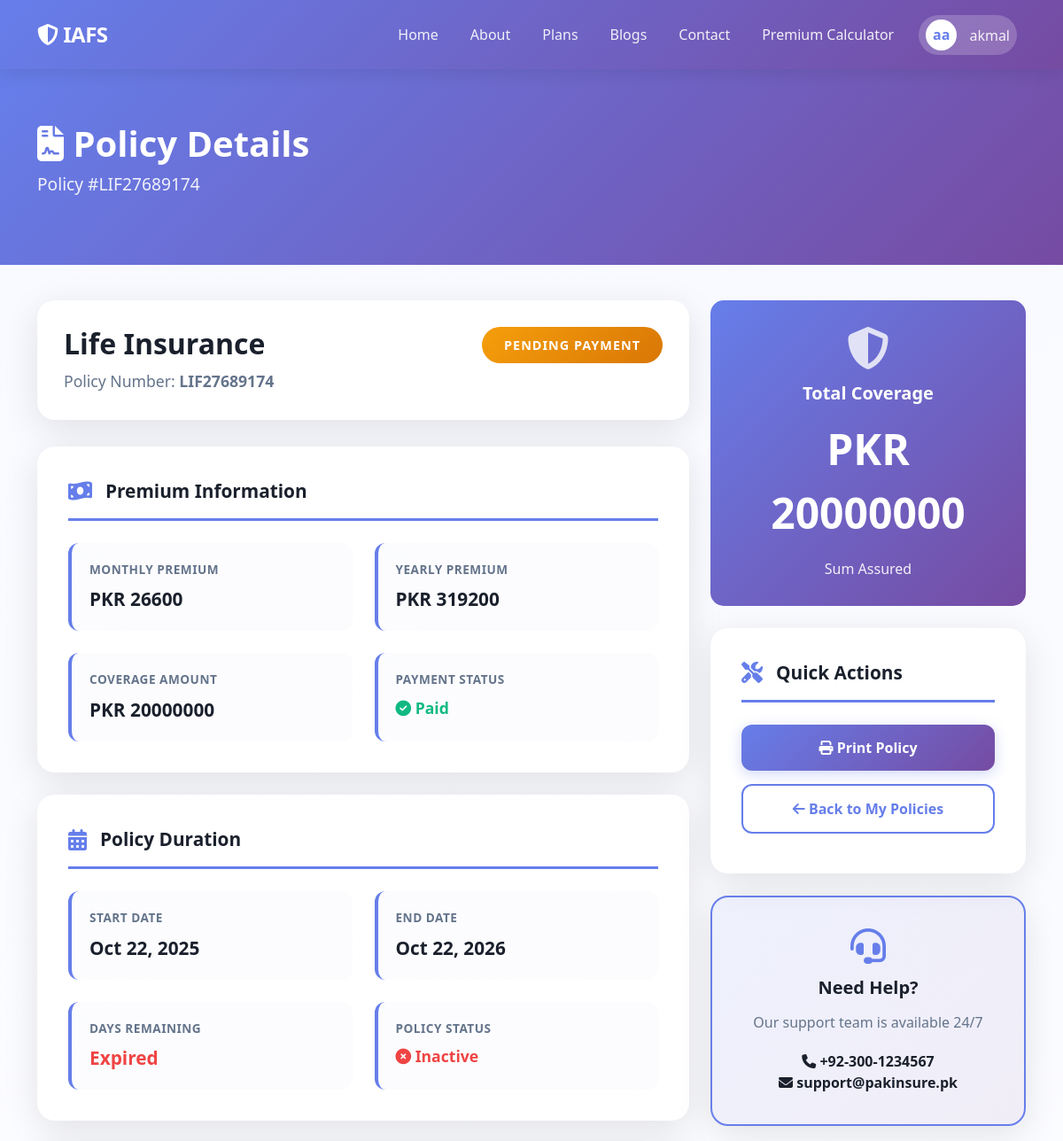
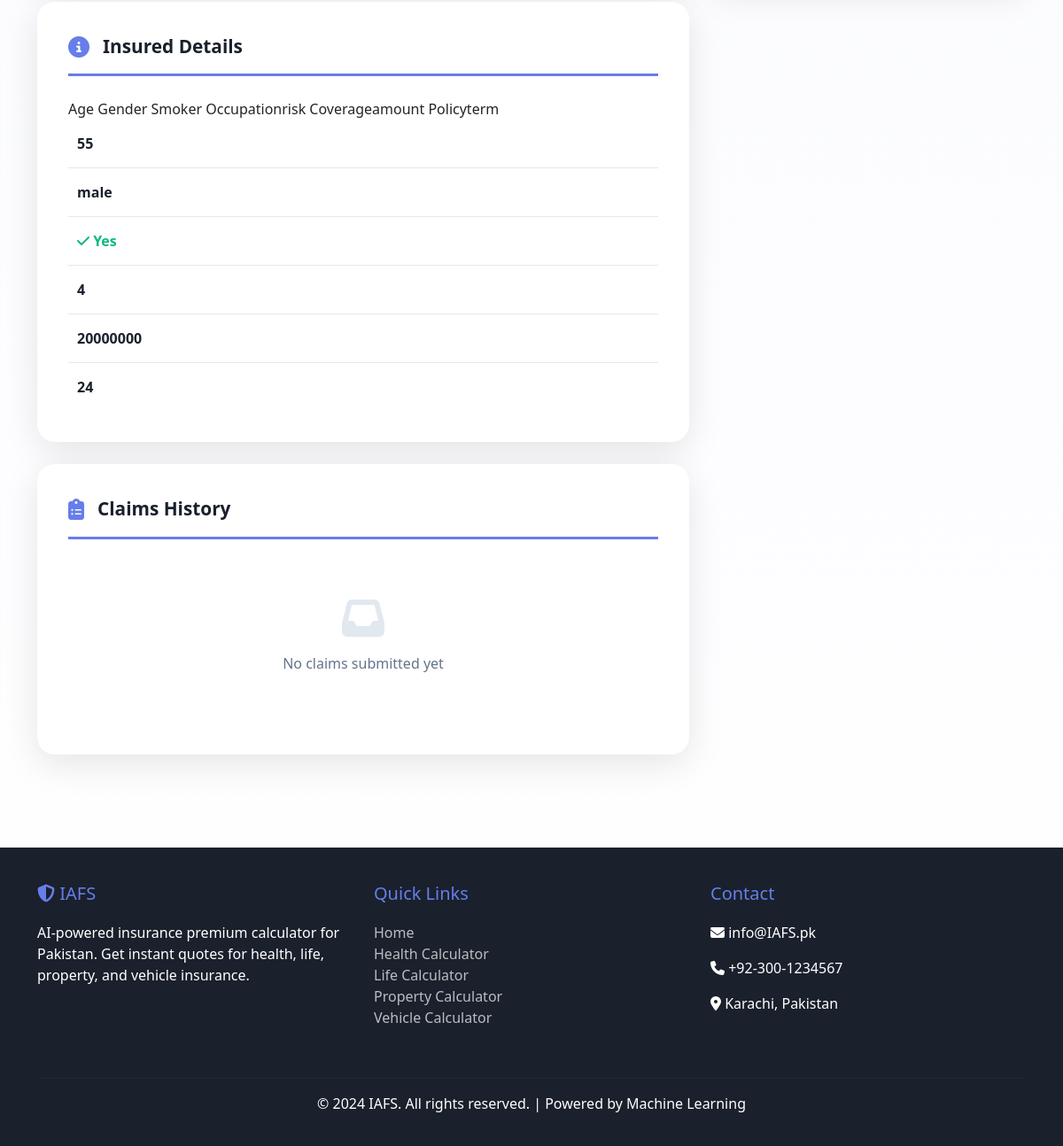
The app's page /policy/2/ (signed in) with its own data (2 pictures, top to bottom).
### calculator/models.py (models this page shows, shortened)
class Policy(models.Model):
    INSURANCE_TYPES = [
        ('health', 'Health Insurance'),
        ('life', 'Life Insurance'),
        ('property', 'Property Insurance'),
        ('vehicle', 'Vehicle Insurance'),
    ]
    STATUS_CHOICES = [
        ('pending', 'Pending Payment'),
        ('active', 'Active'),
        ('expired', 'Expired'),
        ('cancelled', 'Cancelled'),
    ]
    policy_number = models.CharField(max_length=20, unique=True, editable=False)
    user = models.ForeignKey(User, on_delete=models.CASCADE, related_name='policies')
    insurance_type = models.CharField(max_length=20, choices=INSURANCE_TYPES)
    monthly_premium = models.DecimalField(max_digits=10, decimal_places=2)
    yearly_premium = models.DecimalField(max_digits=10, decimal_places=2)
    coverage_amount = models.DecimalField(max_digits=12, decimal_places=2)
    start_date = models.DateField()
    end_date = models.DateField()
    status = models.CharField(max_length=20, choices=STATUS_CHOICES, default='pending')
    policy_data = models.JSONField()  # Store all input data
    created_at = models.DateTimeField(auto_now_add=True)
    updated_at = models.DateTimeField(auto_now=True)
    class Meta:
        ordering = ['-created_at']
        verbose_name_plural = 'Policies'
    @property
    def is_active(self):
        return self.status == 'active' and self.end_date >= timezone.now().date()

### calculator/views.py (the view)
# urls.py: path('policy/<int:policy_id>/', views.policy_detail, name='policy_detail'),
@login_required
def policy_detail(request, policy_id):
    policy = get_object_or_404(Policy, id=policy_id, user=request.user)
    return render(request, 'calculator/policy/policy_detail.html', {'policy': policy})

### calculator/templates/calculator/policy/policy_detail.html (shortened to what this page needs)
{% extends 'calculator/base.html' %}
{% load custom_filters %}
{% block content %}
<section class="policy-hero">
    <div class="container">
        <h1 class="text-white" style="font-weight: 800;">
            <i class="fas fa-file-contract"></i> Policy Details
        </h1>
        <p class="text-white" style="font-size: 1.2rem; opacity: 0.9;">
            Policy #{{ policy.policy_number }}
        </p>
    </div>
</section>
<div class="container" style="margin-top: 40px; margin-bottom: 80px;">
    <div class="row">
        <div class="col-lg-8">
            <div class="policy-header">
                <div class="d-flex justify-content-between align-items-start">
                    <div>
                        <h2 style="color: #1a202c; font-weight: 800; margin-bottom: 10px;">
                            {{ policy.get_insurance_type_display }}
                        </h2>
                        <p style="color: #64748b; font-size: 1.1rem; margin: 0;">
                            Policy Number: <strong>{{ policy.policy_number }}</strong>
                        </p>
                    </div>
                    <span class="policy-status-badge status-{{ policy.status }}">
                        {{ policy.get_status_display }}
                    </span>
                </div>
            </div>
            <div class="policy-section">
                <div class="section-title">
                    <i class="fas fa-money-bill-wave"></i>
                    Premium Information
                </div>
                <div class="detail-grid">
                    <div class="detail-item">
                        <div class="detail-label">Monthly Premium</div>
                        <div class="detail-value">PKR {{ policy.monthly_premium|floatformat:0 }}</div>
                    </div>
                    <div class="detail-item">
                        <div class="detail-label">Yearly Premium</div>
                        <div class="detail-value">PKR {{ policy.yearly_premium|floatformat:0 }}</div>
                    </div>
                    <div class="detail-item">
                        <div class="detail-label">Coverage Amount</div>
                        <div class="detail-value">PKR {{ policy.coverage_amount|floatformat:0 }}</div>
                    </div>
                    <div class="detail-item">
                        <div class="detail-label">Payment Status</div>
                        <div class="detail-value" style="color: #10b981; font-size: 1.1rem;">
                            <i class="fas fa-check-circle"></i> Paid
                        </div>
                    </div>
                </div>
            </div>
            <div class="policy-section">
                <div class="section-title">
                    <i class="fas fa-calendar-alt"></i>
                    Policy Duration
                </div>
                <div class="detail-grid">
                    <div class="detail-item">
                        <div class="detail-label">Start Date</div>
                        <div class="detail-value">{{ policy.start_date|date:"M d, Y" }}</div>
                    </div>
                    <div class="detail-item">
                        <div class="detail-label">End Date</div>
                        <div class="detail-value">{{ policy.end_date|date:"M d, Y" }}</div>
                    </div>
                    <div class="detail-item">
                        <div class="detail-label">Days Remaining</div>
                        <div class="detail-value">
                            {% if policy.is_active %}
                                {{ policy.days_remaining }} days
                            {% else %}
                                <span style="color: #ef4444;">Expired</span>
                            {% endif %}
                        </div>
                    </div>
                    <div class="detail-item">
                        <div class="detail-label">Policy Status</div>
                        <div class="detail-value" style="font-size: 1.1rem;">
                            {% if policy.is_active %}
                                <span style="color: #10b981;"><i class="fas fa-check-circle"></i> Active</span>
                            {% else %}
                                <span style="color: #ef4444;"><i class="fas fa-times-circle"></i> Inactive</span>
                            {% endif %}
                        </div>
                    </div>
                </div>
            </div>
            <div class="policy-section">
                <div class="section-title">
                    <i class="fas fa-info-circle"></i>
                    Insured Details
                </div>
                <table class="policy-data-table">
                    {% for key, value in policy.policy_data.items %}
                    <tr>
                        <td>
                            {% if value == True %}
                                <span style="color: #10b981;"><i class="fas fa-check"></i> Yes</span>
                            {% elif value == False %}
                                <span style="color: #ef4444;"><i class="fas fa-times"></i> No</span>
                            {% else %}
                                {{ value }}
                            {% endif %}
                        </td>
                    </tr>
                    {% endfor %}
                </table>
            </div>
            <div class="policy-section">
                <div class="section-title">
                    <i class="fas fa-clipboard-list"></i>
                    Claims History
                </div>
                {% if policy.claims.all %}
                    <div class="timeline">
                        {% for claim in policy.claims.all %}
                        <div class="timeline-item">
                            <div class="d-flex justify-content-between align-items-start">
                                <div>
                                    <h6 style="color: #1a202c; font-weight: 700; margin-bottom: 5px;">
                                        Claim #{{ claim.claim_number }}
                                    </h6>
                                    <p style="color: #64748b; margin: 0; font-size: 0.9rem;">
                                        Amount: <strong>PKR {{ claim.claim_amount|floatformat:0 }}</strong>
                                    </p>
                                    <p style="color: #64748b; margin: 5px 0 0 0; font-size: 0.9rem;">
                                        Submitted: {{ claim.submitted_at|date:"M d, Y" }}
                                    </p>
                                </div>
                                <span class="badge-status badge-{{ claim.status }}">
                                    {{ claim.get_status_display }}
                                </span>
                            </div>
                        </div>
                        {% endfor %}
                    </div>
                {% else %}
                    <p style="color: #64748b; text-align: center; padding: 40px;">
                        <i class="fas fa-inbox" style="font-size: 3rem; color: #e2e8f0; display: block; margin-bottom: 15px;"></i>
                        No claims submitted yet
                    </p>
                {% endif %}
            </div>
        </div>
        <div class="col-lg-4">
            <div class="coverage-card">
                <i class="fas fa-shield-alt" style="font-size: 3rem; opacity: 0.8;"></i>
                <h5 style="margin-top: 15px; font-weight: 600;">Total Coverage</h5>
                <div class="coverage-amount">PKR {{ policy.coverage_amount|floatformat:0 }}</div>
                <p style="opacity: 0.9; margin: 0;">Sum Assured</p>
            </div>
            <div class="policy-section no-print">
                <div class="section-title">
                    <i class="fas fa-tools"></i>
                    Quick Actions
                </div>
                <button onclick="window.print()" class="btn btn-action btn-primary-action" style="width: 100%; margin-bottom: 15px;">
                    <i class="fas fa-print"></i> Print Policy
                </button>
                <a href="{% url 'my_policies' %}" class="btn btn-action btn-outline-action" style="width: 100%;">
                    <i class="fas fa-arrow-left"></i> Back to My Policies
                </a>
            </div>
            <div class="policy-section" style="background: linear-gradient(135deg, #667eea15 0%, #764ba215 100%); border: 2px solid #667eea;">
                <div class="text-center">
                    <i class="fas fa-headset" style="font-size: 2.5rem; color: #667eea; margin-bottom: 15px;"></i>
                    <h5 style="color: #1a202c; font-weight: 800; margin-bottom: 15px;">Need Help?</h5>
                    <p style="color: #64748b; margin-bottom: 20px;">
                        Our support team is available 24/7
                    </p>
                    <p style="margin: 0; color: #1a202c;">
                        <i class="fas fa-phone"></i> <strong>+92-300-1234567</strong><br>
                        <i class="fas fa-envelope"></i> <strong>support@pakinsure.pk</strong>
                    </p>
                </div>
            </div>
        </div>
    </div>
</div>
{% endblock %}

### calculator/templates/calculator/base.html (shortened to what this page needs)
{% load static %}
<!DOCTYPE html>
<html lang="en">
<head>
    <link href="https://cdn.jsdelivr.net/npm/bootstrap@5.3.0/dist/css/bootstrap.min.css" rel="stylesheet">
    <link rel="stylesheet" href="https://cdnjs.cloudflare.com/ajax/libs/font-awesome/6.4.0/css/all.min.css">
</head>
<body>
    <nav class="navbar navbar-expand-lg navbar-dark">
        <div class="container">
            <a class="navbar-brand" href="{% url 'index' %}">
                <i class="fas fa-shield-alt"></i> IAFS
            </a>
            <div class="collapse navbar-collapse" id="navbarNav">
                <ul class="navbar-nav ms-auto align-items-center">
                    <li class="nav-item">
                        <a class="nav-link" href="{% url 'index' %}">
                             Home
                        </a>
                    </li>
                    <li class="nav-item">
                        <a class="nav-link" href="{% url 'about' %}">
                            About
                        </a>
                    </li>
                    <li class="nav-item">
                        <a class="nav-link" href="{% url 'plans' %}">
                             Plans
                        </a>
                    </li>
                    <li class="nav-item">
                        <a class="nav-link" href="{% url 'blog_list' %}">
                          Blogs
                        </a>
                    </li>
                    <li class="nav-item">
                        <a class="nav-link" href="{% url 'contact' %}">
                             Contact
                        </a>
                    </li>
                    <li class="nav-item">
                        <a class="nav-link" href="{% url 'home' %}">
                             Premium Calculator
                        </a>
                    </li>
                    {% if user.is_authenticated %}
                    <li class="nav-item dropdown">
                        <a class="nav-link user-dropdown" href="#" id="userDropdown" role="button" data-bs-toggle="dropdown">
                            <span class="user-avatar">
                                {% if user.first_name %}
                                    {{ user.first_name.0 }}{{ user.last_name.0 }}
                                {% else %}
                                    {{ user.username.0|upper }}
                                {% endif %}
                            </span>
                            <span>{{ user.first_name|default:user.username }}</span>
                        </a>
                    </li>
                    {% endif %}
                </ul>
            </div>
        </div>
    </nav>
    {% block content %}{% endblock %}
    <footer class="footer">
        <div class="container">
            <div class="row">
                <div class="col-md-4 mb-4">
                    <h5><i class="fas fa-shield-alt"></i>  IAFS</h5>
                    <p>AI-powered insurance premium calculator for Pakistan. Get instant quotes for health, life, property, and vehicle insurance.</p>
                </div>
                <div class="col-md-4 mb-4">
                    <h5>Quick Links</h5>
                    <ul class="list-unstyled">
                        <li><a href="{% url 'home' %}">Home</a></li>
                        <li><a href="{% url 'health_calculator' %}">Health Calculator</a></li>
                        <li><a href="{% url 'life_calculator' %}">Life Calculator</a></li>
                        <li><a href="{% url 'property_calculator' %}">Property Calculator</a></li>
                        <li><a href="{% url 'vehicle_calculator' %}">Vehicle Calculator</a></li>
                    </ul>
                </div>
                <div class="col-md-4 mb-4">
                    <h5>Contact</h5>
                    <p><i class="fas fa-envelope"></i> info@IAFS.pk</p>
                    <p><i class="fas fa-phone"></i> +92-300-1234567</p>
                    <p><i class="fas fa-map-marker-alt"></i> Karachi, Pakistan</p>
                </div>
            </div>
            <hr style="border-color: rgba(255,255,255,0.1)">
            <div class="text-center">
                <p>&copy; 2024  IAFS. All rights reserved. | Powered by Machine Learning</p>
            </div>
        </div>
    </footer>
</body>
</html>

### records on screen
Policy: policy_number "LIF27689174", insurance_type "Life Insurance", status "PENDING PAYMENT", monthly_premium "26600", yearly_premium "319200", coverage_amount "20000000", start_date "Oct 22, 2025", end_date "Oct 22, 2026"

### other values on screen
{{ user.first_name.0 }} "a"
{{ user.last_name.0 }} "a"
{{ user.first_name|default:user.username }} "akmal"
{{ value }} "55" "male" "4" "20000000" "24"
